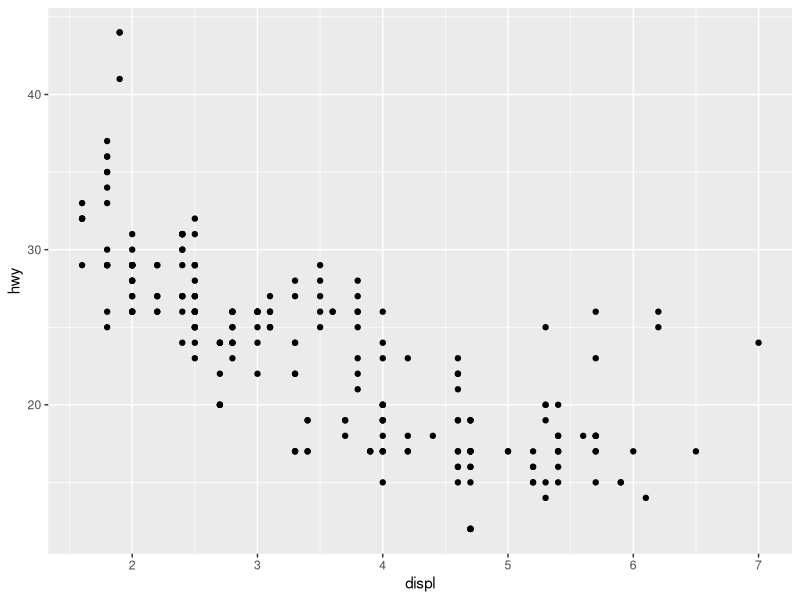
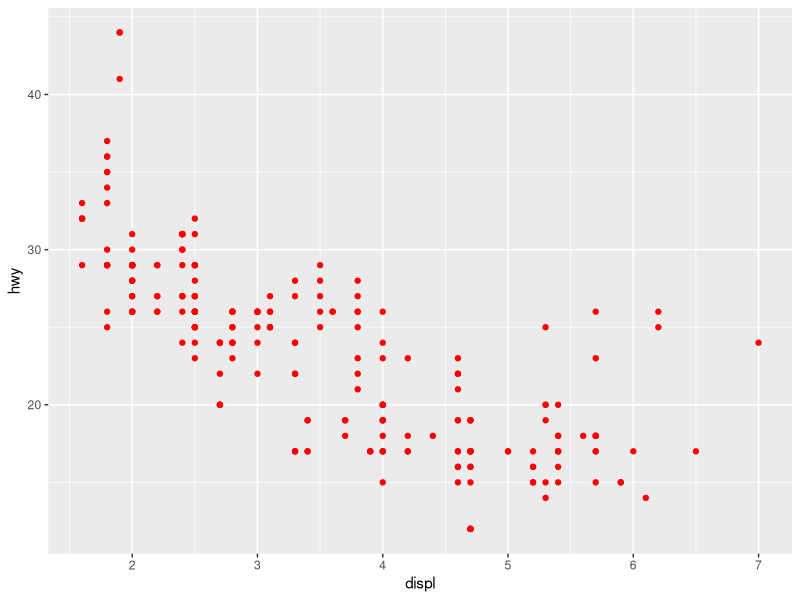
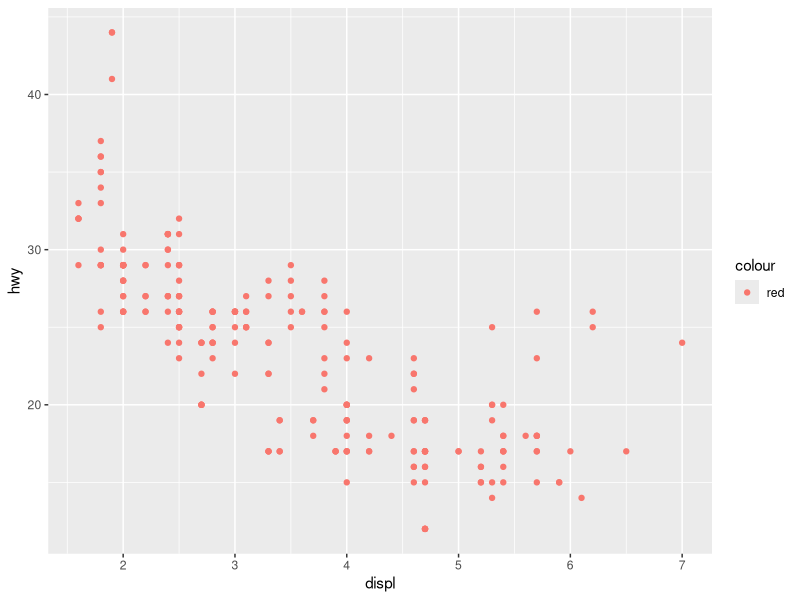
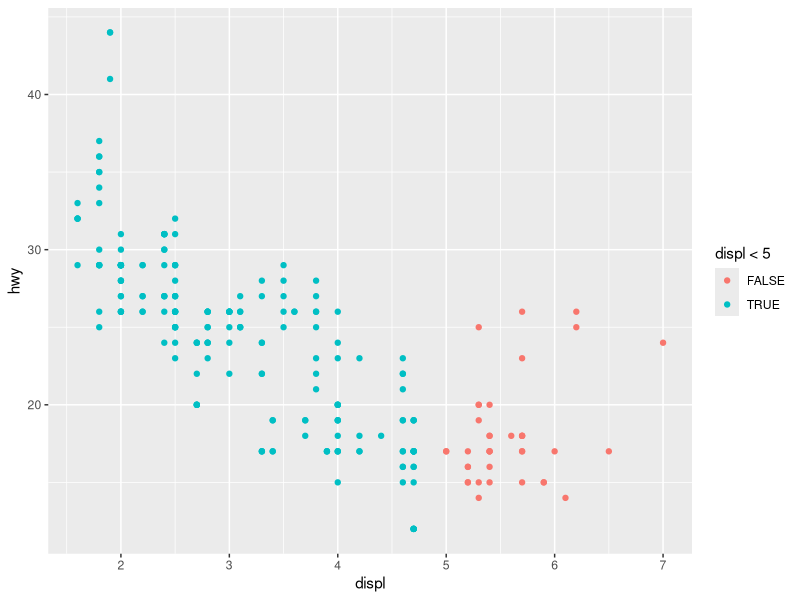
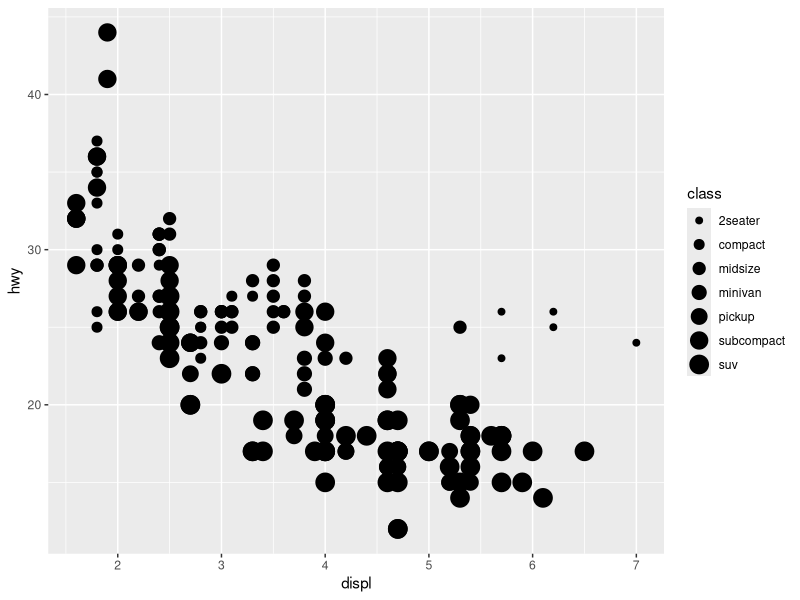
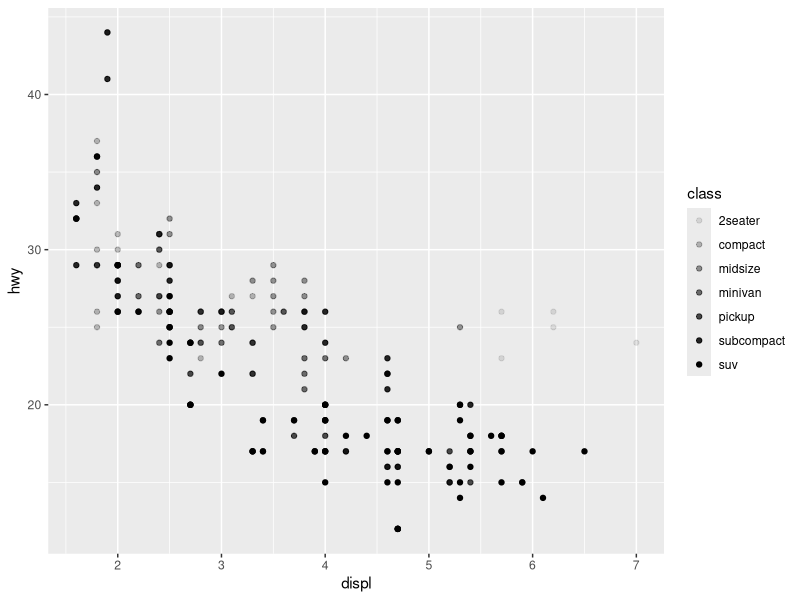
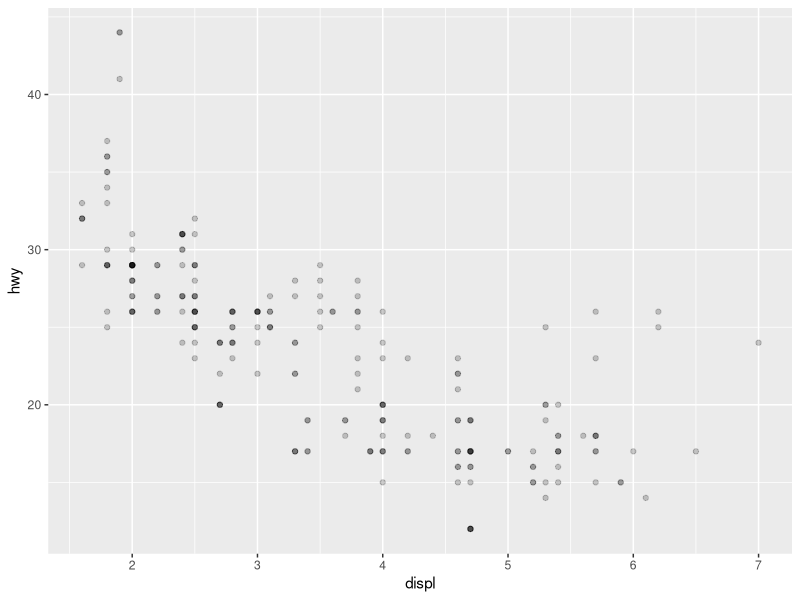
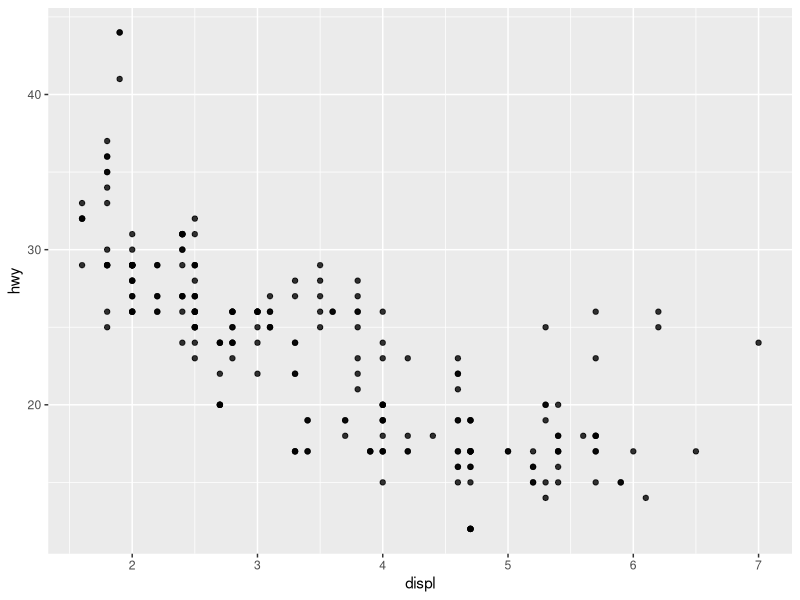

The R source for these figures, in order:
## ---- chunk 1
knitr::opts_chunk$set(echo = TRUE)
## ---- chunk 2
# install.packages("tidyverse")
library(tidyverse)
## ---- chunk 3
head(mpg)
str(mpg)
## ---- chunk 4
# dot plot
# aes = aesthetic

ggplot(data = mpg) +
  geom_point(mapping = aes(x = displ, y = hwy)) # y: int x: num

ggplot(mpg) +
  geom_point(mapping = aes(x = displ, y = hwy), color = "red") # the color of the points

ggplot(mpg) +
  geom_point(mapping = aes(x = displ, y = hwy, color = "red")) # with the legend

ggplot(data = mpg) + 
  geom_point(mapping = aes(x = displ, y = hwy, color = displ < 5)) # diff color with the threshold

ggplot(mpg) +
  geom_point(mapping = aes(x = displ, y = hwy, size = class)) # with the legend

## ---- chunk 5
ggplot(mpg) +
  geom_point(mapping = aes(x = displ, y = hwy, alpha = class)) # the opacity of a geom

# alpha range from 0 to 1
# lower values correspond to more transparent colors
ggplot(data = mpg) + 
  geom_point(mapping = aes(x = displ, y = hwy), alpha = 0.2)

ggplot(data = mpg) + 
  geom_point(mapping = aes(x = displ, y = hwy), alpha = 0.8)

## ---- chunk 6
# bar plot

ggplot(mpg) +
  geom_bar(mapping = aes(x = class, fill = "red")) # x: chr

## ---- chunk 7
# facet
ggplot(mpg) +
  geom_point(mapping = aes(x = displ, y = hwy)) +
  facet_wrap(~ class, nrow = 2) # divide into class

ggplot(mpg) +
  geom_point(mapping = aes(x = displ, y = hwy)) +
  facet_grid(drv ~ cyl) # drv = chr, cyl = int

ggplot(data = mpg) +
  geom_point(mapping = aes(x = displ, y = hwy)) +
  facet_grid(. ~ drv)

## ---- chunk 8
str(diamonds)

# bar plot
ggplot(diamonds) +
  geom_bar(mapping = aes(x = cut)) 

ggplot(diamonds) +
  geom_bar(mapping = aes(x = cut, fill = cut)) # fill the bar with diff color, legend

ggplot(diamonds) +
  geom_bar(mapping = aes(x = cut, fill = clarity)) # divide each level of the bar with clarity

ggplot(diamonds) +
  geom_bar(mapping = aes(x = cut, fill = clarity), position = "dodge") # same with the plot below

ggplot(data = diamonds, mapping = aes(x = cut, fill = clarity)) +
  geom_bar(position = "dodge")

## ---- chunk 9
# coord
ggplot(data = diamonds) +
  geom_bar(mapping = aes(x = cut, fill = clarity), position = "dodge") + 
  coord_flip() # 축 바꿈

ggplot(data = diamonds, mapping = aes(x = cut, fill = clarity)) +
  geom_bar(position = "dodge") +
  coord_polar() # 극좌표
## ---- chunk 10
str(diamonds)

diamonds_test <- sample(1:nrow(diamonds), size = 1000, replace = FALSE)
diamonds_test <- diamonds[diamonds_test,]
fit_lr <- lm(price ~ carat + cut + clarity, data = diamonds_test)

pred <- fit_lr$fitted.values
real <- diamonds_test$price

## ---- chunk 11
ggplot(data = data.frame(x = diamonds_test$carat, pred = pred, real = real)) +
  geom_point(mapping = aes(x = x, y = real, color = "black")) +
  geom_point(mapping = aes(x = x, y = pred, color = "red"), alpha = 0.5) +
  scale_colour_manual(values = c("black", "red"),
                      labels = c("real", "pred"),
                      name = "real / pred") +
  geom_smooth(mapping = aes(x = x, y = pred, color = "red")) +
  geom_smooth(mapping = aes(x = x, y = real, color = "black")) +
  labs(x = "carat", y = "price", title = "diamonds data regression")
